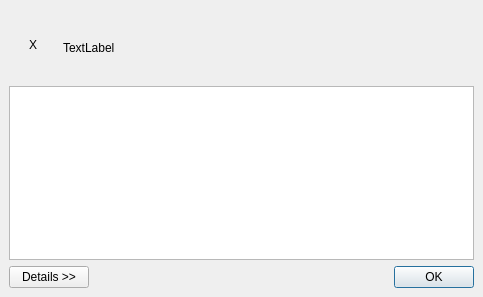
<ui version="4.0" >
 <class>RuntimeErrorForm</class>
 <widget class="QDialog" name="RuntimeErrorForm" >
  <property name="geometry" >
   <rect>
    <x>0</x>
    <y>0</y>
    <width>480</width>
    <height>297</height>
   </rect>
  </property>
  <property name="windowTitle" >
   <string>Script Error</string>
  </property>
  <layout class="QVBoxLayout" >
   <property name="margin" >
    <number>9</number>
   </property>
   <property name="spacing" >
    <number>6</number>
   </property>
   <item>
    <widget class="QFrame" name="frame_2" >
     <property name="frameShape" >
      <enum>QFrame::NoFrame</enum>
     </property>
     <property name="frameShadow" >
      <enum>QFrame::Raised</enum>
     </property>
     <layout class="QGridLayout" >
      <property name="margin" >
       <number>0</number>
      </property>
      <property name="spacing" >
       <number>6</number>
      </property>
      <item row="2" column="3" >
       <spacer>
        <property name="orientation" >
         <enum>Qt::Vertical</enum>
        </property>
        <property name="sizeType" >
         <enum>QSizePolicy::Fixed</enum>
        </property>
        <property name="sizeHint" >
         <size>
          <width>411</width>
          <height>20</height>
         </size>
        </property>
       </spacer>
      </item>
      <item row="0" column="3" >
       <spacer>
        <property name="orientation" >
         <enum>Qt::Vertical</enum>
        </property>
        <property name="sizeType" >
         <enum>QSizePolicy::Fixed</enum>
        </property>
        <property name="sizeHint" >
         <size>
          <width>411</width>
          <height>20</height>
         </size>
        </property>
       </spacer>
      </item>
      <item row="1" column="3" >
       <widget class="QLabel" name="msg_label" >
        <property name="text" >
         <string>TextLabel</string>
        </property>
       </widget>
      </item>
      <item rowspan="3" row="0" column="2" >
       <spacer>
        <property name="orientation" >
         <enum>Qt::Horizontal</enum>
        </property>
        <property name="sizeType" >
         <enum>QSizePolicy::Fixed</enum>
        </property>
        <property name="sizeHint" >
         <size>
          <width>20</width>
          <height>71</height>
         </size>
        </property>
       </spacer>
      </item>
      <item rowspan="3" row="0" column="1" >
       <widget class="QLabel" name="icon_label" >
        <property name="sizePolicy" >
         <sizepolicy>
          <hsizetype>0</hsizetype>
          <vsizetype>5</vsizetype>
          <horstretch>0</horstretch>
          <verstretch>0</verstretch>
         </sizepolicy>
        </property>
        <property name="frameShape" >
         <enum>QFrame::NoFrame</enum>
        </property>
        <property name="lineWidth" >
         <number>0</number>
        </property>
        <property name="text" >
         <string>X</string>
        </property>
       </widget>
      </item>
      <item rowspan="3" row="0" column="0" >
       <spacer>
        <property name="orientation" >
         <enum>Qt::Horizontal</enum>
        </property>
        <property name="sizeType" >
         <enum>QSizePolicy::Fixed</enum>
        </property>
        <property name="sizeHint" >
         <size>
          <width>20</width>
          <height>71</height>
         </size>
        </property>
       </spacer>
      </item>
     </layout>
    </widget>
   </item>
   <item>
    <widget class="QFrame" name="details_frame" >
     <property name="frameShape" >
      <enum>QFrame::NoFrame</enum>
     </property>
     <property name="frameShadow" >
      <enum>QFrame::Raised</enum>
     </property>
     <layout class="QVBoxLayout" >
      <property name="margin" >
       <number>0</number>
      </property>
      <property name="spacing" >
       <number>6</number>
      </property>
      <item>
       <widget class="QTextBrowser" name="details_text" >
        <property name="font" >
         <font>
          <family>Liberation Mono</family>
         </font>
        </property>
        <property name="lineWrapMode" >
         <enum>QTextEdit::NoWrap</enum>
        </property>
        <property name="html" >
         <string>&lt;html>&lt;head>&lt;meta name="qrichtext" content="1" />&lt;style type="text/css">
p, li { white-space: pre-wrap; }
&lt;/style>&lt;/head>&lt;body style=" font-family:'Liberation Mono'; font-size:11pt; font-weight:400; font-style:normal; text-decoration:none;">
&lt;p style="-qt-paragraph-type:empty; margin-top:0px; margin-bottom:0px; margin-left:0px; margin-right:0px; -qt-block-indent:0; text-indent:0px; font-family:'Liberation Sans';">&lt;/p>&lt;/body>&lt;/html></string>
        </property>
       </widget>
      </item>
     </layout>
    </widget>
   </item>
   <item>
    <widget class="QFrame" name="frame" >
     <property name="frameShape" >
      <enum>QFrame::NoFrame</enum>
     </property>
     <property name="frameShadow" >
      <enum>QFrame::Raised</enum>
     </property>
     <layout class="QHBoxLayout" >
      <property name="margin" >
       <number>0</number>
      </property>
      <property name="spacing" >
       <number>6</number>
      </property>
      <item>
       <widget class="QPushButton" name="details_pb" >
        <property name="sizePolicy" >
         <sizepolicy>
          <hsizetype>1</hsizetype>
          <vsizetype>0</vsizetype>
          <horstretch>0</horstretch>
          <verstretch>0</verstretch>
         </sizepolicy>
        </property>
        <property name="text" >
         <string> Details >> </string>
        </property>
       </widget>
      </item>
      <item>
       <spacer>
        <property name="orientation" >
         <enum>Qt::Horizontal</enum>
        </property>
        <property name="sizeType" >
         <enum>QSizePolicy::Expanding</enum>
        </property>
        <property name="sizeHint" >
         <size>
          <width>341</width>
          <height>16</height>
         </size>
        </property>
       </spacer>
      </item>
      <item>
       <widget class="QPushButton" name="ok_button" >
        <property name="text" >
         <string>OK</string>
        </property>
        <property name="default" >
         <bool>true</bool>
        </property>
       </widget>
      </item>
     </layout>
    </widget>
   </item>
  </layout>
 </widget>
 <layoutdefault spacing="6" margin="11" />
 <resources/>
 <connections>
  <connection>
   <sender>ok_button</sender>
   <signal>clicked()</signal>
   <receiver>RuntimeErrorForm</receiver>
   <slot>accept()</slot>
   <hints>
    <hint type="sourcelabel" >
     <x>457</x>
     <y>330</y>
    </hint>
    <hint type="destinationlabel" >
     <x>271</x>
     <y>177</y>
    </hint>
   </hints>
  </connection>
 </connections>
</ui>
